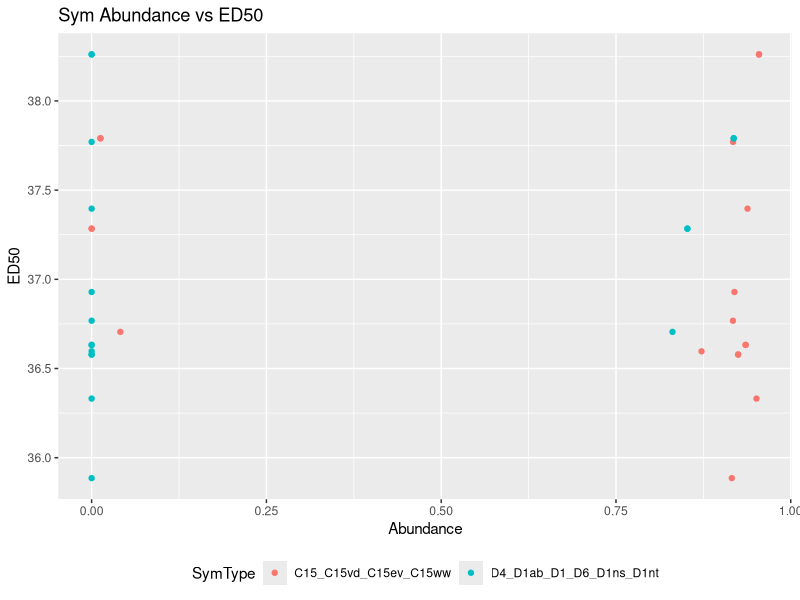
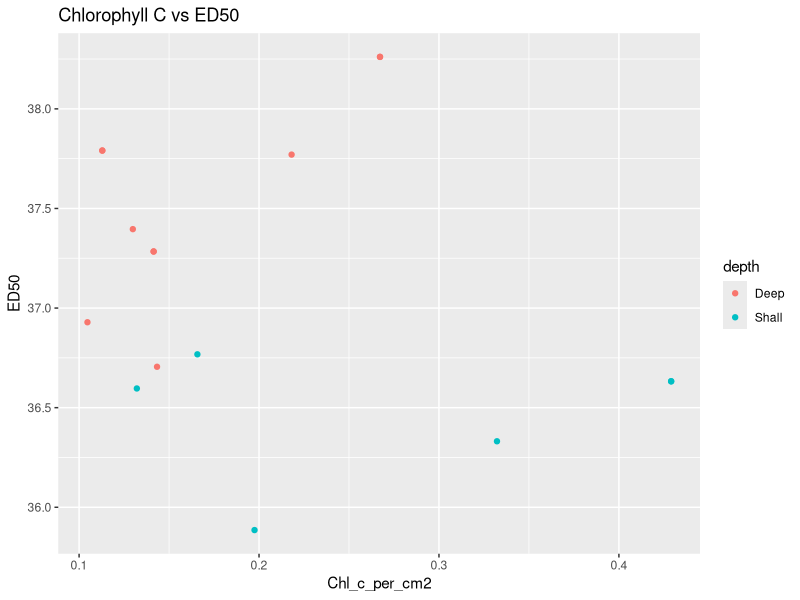
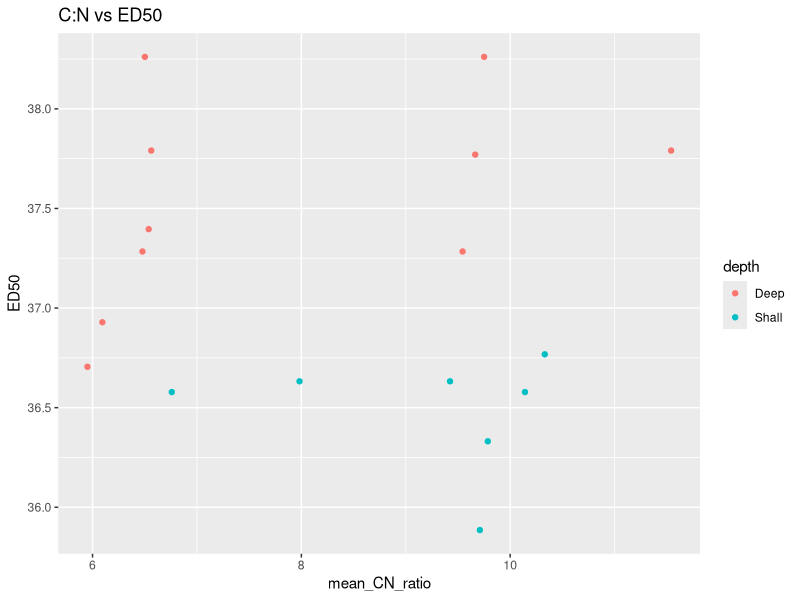
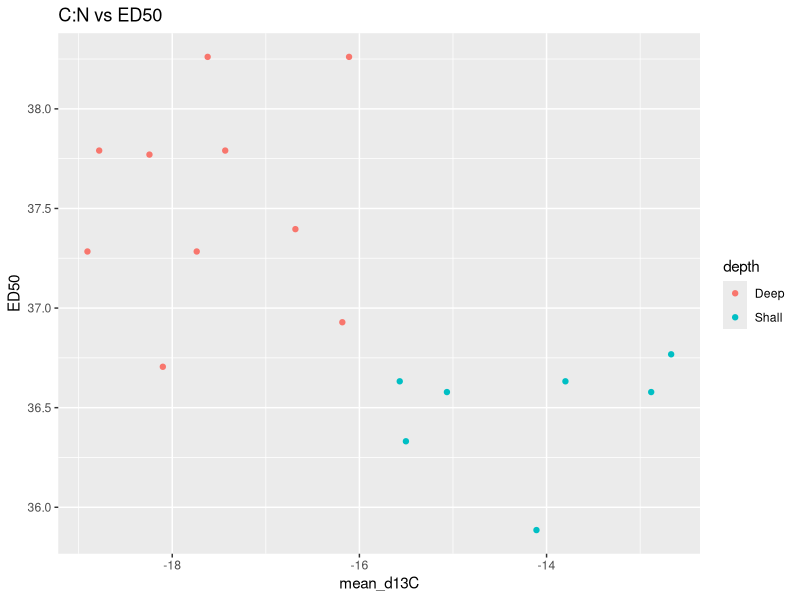
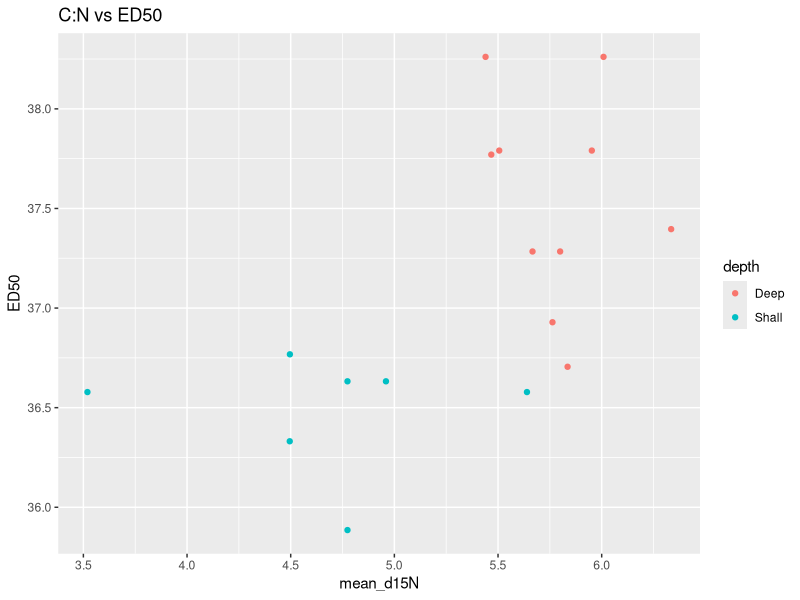
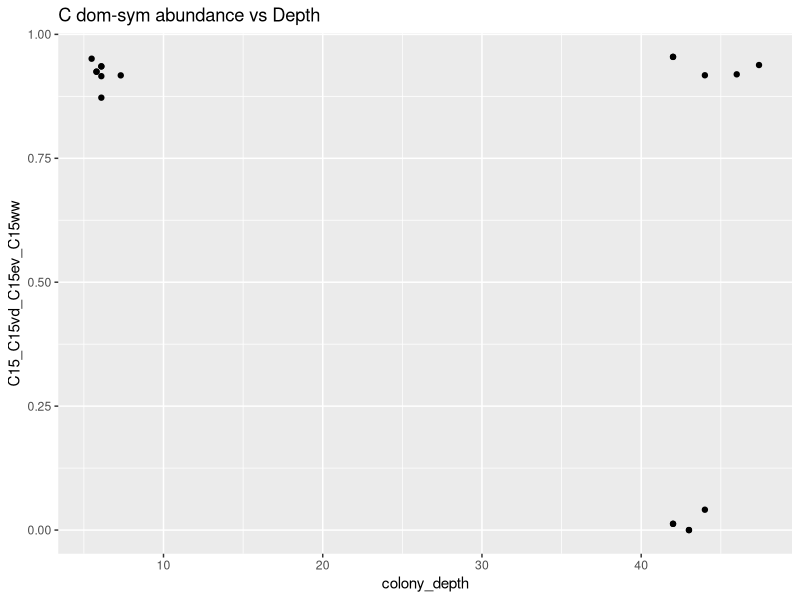
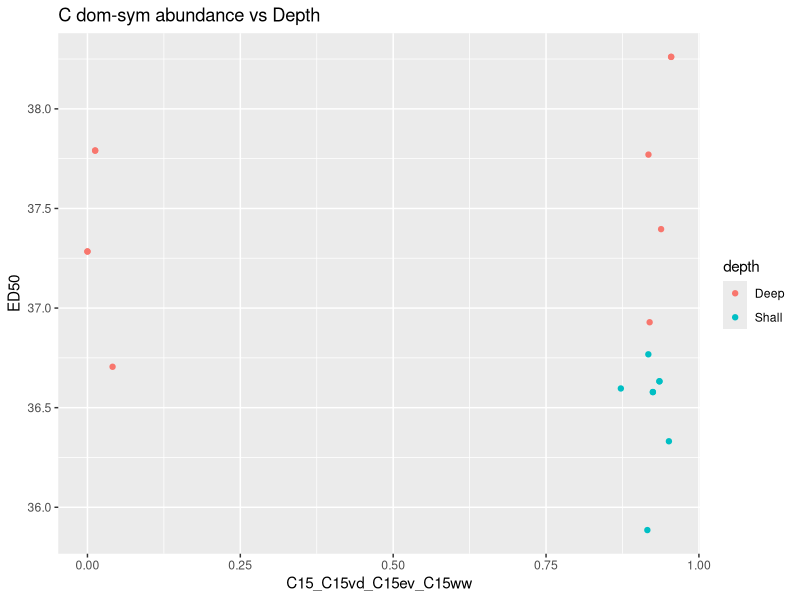
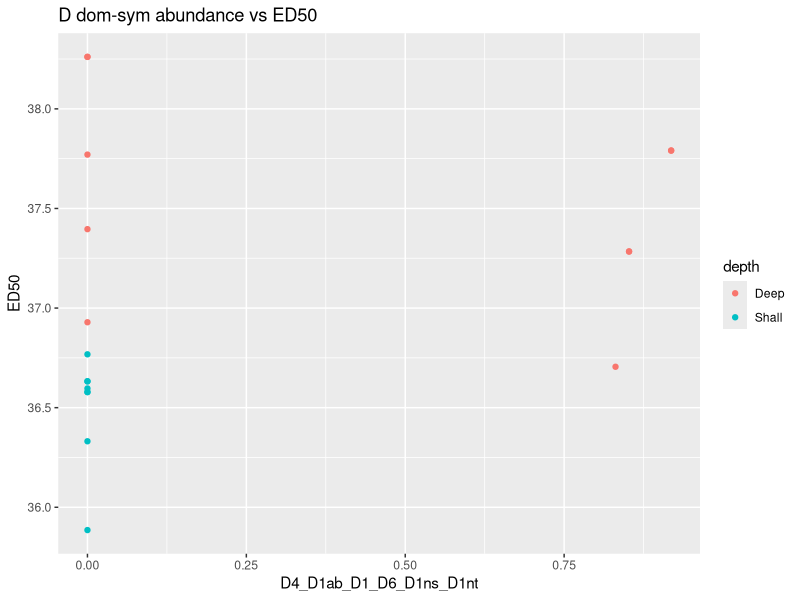

Recreate these plots in R, in order.
## ---- chunk 1
knitr::opts_chunk$set(echo = TRUE)
## ---- chunk 2
library(tidyverse)
library(readxl)
library(ggplot2)
## ---- chunk 3
EDs <- read_xlsx("data/PAM/ED_df_master.xlsx")

sample_data <- read_xlsx("data/frag_data/2023-AS_NMS_Mgris_collections.xlsx")

ITS2 <- read_xlsx("data/ITS2/ITS2_type_relabund.xlsx")

pigment <- read_xlsx("data/frag_data/pigment_per_cm2.xlsx")

SIA <- read_xlsx("data/SIA/sia_means_df_clean.xlsx")
## ---- chunk 4
metadata <- sample_data %>%
  select(Geno = Genotype, depth = Depth_Group, colony_depth = Colony_Depth_m, Sample_ID) %>%
  filter(!grepl("Deep_Extra", Sample_ID)) %>%
  filter(depth != "Midd") %>%
  select(depth_Geno = Sample_ID, colony_depth)

ITS2_abun <- ITS2 %>%
  select(sample_name, 
         C15_C15vd_C15ev_C15ww = `C15-C15vd-C15ev-C15ww`, 
         C3, 
         C3_C115d_C1 = `C3-C115d-C1`, 
         C15_C15vd_C15ev = `C15-C15vd-C15ev`, 
         D4_D1ab_D1_D6_D1ns_D1nt = `D4/D1ab-D1-D6-D1ns-D1nt`) %>%
  mutate(depth_Geno = substring(sample_name, first = 13))

pigment_df <- pigment %>%
  pivot_wider(names_from = Pigment, values_from = ug_cm2_pigment) %>%
  select(depth_Geno = Sample, Chl_a_per_cm2:Perid_per_cm2)

SIA_df <- SIA %>%
  mutate(depth_Geno = substring(Sample_ID, first = 13)) %>%
  select(-Sample_ID, -Depth)

master_df <- EDs %>%
  left_join(metadata, by = "depth_Geno") %>%
  left_join(ITS2_abun, by = "depth_Geno") %>%
  left_join(pigment_df, by = "depth_Geno") %>%
  left_join(SIA_df, by = "depth_Geno")
  
## ---- chunk 5
# Dom Syms 
dom_syms <- master_df %>% 
  select(depth_Geno, depth, ED50, colony_depth, C15_C15vd_C15ev_C15ww,
         D4_D1ab_D1_D6_D1ns_D1nt) %>%
  gather(key = "SymType", value = Abundance, -depth_Geno, -depth,
         -ED50, -colony_depth)

# Sym abundance
ggplot(dom_syms, aes(x = Abundance, y = ED50, color = SymType)) +
  geom_point() +
  theme(legend.position = "bottom") +
  ggtitle("Sym Abundance vs ED50")

# Chlorophyll C
ggplot(master_df, aes(x = Chl_c_per_cm2, y = ED50, color = depth)) +
  geom_point() +
  ggtitle("Chlorophyll C vs ED50")

# SIA 
ggplot(master_df, aes(x = mean_CN_ratio, y = ED50, color = depth)) +
  geom_point() +
    ggtitle("C:N vs ED50")

ggplot(master_df, aes(x = mean_d13C, y = ED50, color = depth)) +
  geom_point() +
    ggtitle("C:N vs ED50")

ggplot(master_df, aes(x = mean_d15N, y = ED50, color = depth)) +
  geom_point() +
    ggtitle("C:N vs ED50")

# Colony Depth
ggplot(master_df, aes(x = colony_depth, y = C15_C15vd_C15ev_C15ww)) +
  geom_point() +
  ggtitle("C dom-sym abundance vs Depth")

ggplot(master_df, aes(x =  C15_C15vd_C15ev_C15ww, y = ED50, color = depth)) +
  geom_point() +
  ggtitle("C dom-sym abundance vs Depth")

ggplot(master_df, aes(x = D4_D1ab_D1_D6_D1ns_D1nt, y = ED50, color = depth)) +
  geom_point() +
  ggtitle("D dom-sym abundance vs ED50")
## ---- chunk 6
pca_df <- master_df %>%
  filter(depth_Geno != "Shall_05") %>% # has no pigment Data
  select(Chl_a_per_cm2, Chl_c_per_cm2, Perid_per_cm2)

pca_res <- prcomp(pca_df, scale. = TRUE, center = TRUE)

summary(pca_res)

loadings <- pca_res$rotation
scores   <- as.data.frame(pca_res$x)

scores <- bind_cols(
  master_df %>% 
    filter(depth_Geno != "Shall_05")%>%
    select(Geno, depth),scores)

ggplot(scores, aes(PC1, PC2, color = depth)) +
  geom_point(size = 4) +
  theme_minimal()

round(pca_res$rotation[,1:3], 3)
